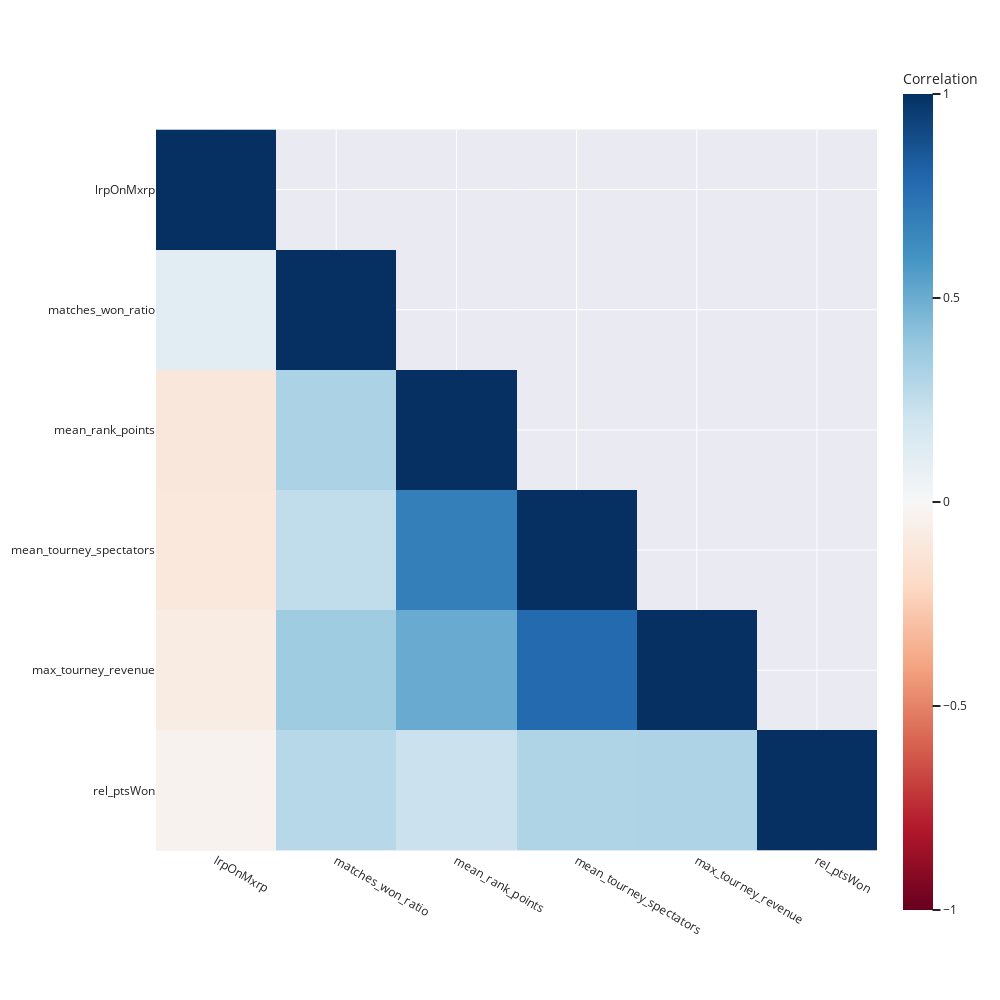

Here is the notebook cell this chart was saved with:
### Markdown cell above
The idea is to drop all the features that have more than `70%` of correlation

### Code cell
feautures = ['lrpOnMxrp', 'matches_won_ratio', 'mean_rank_points', 'mean_tourney_spectators', 'max_tourney_revenue', 'rel_ptsWon']
df_selected = df_players[feautures].reset_index(drop=True)

corr_threshold = 0.7
correlation = df_selected.corr(method="pearson") #.abs()
correlation = correlation.where(np.tril(np.ones(correlation.shape)).astype(bool)) # remove upper triangle

px.imshow(correlation, labels=dict(color="Correlation"), color_continuous_scale=px.colors.diverging.RdBu, zmin=-1, zmax=1, width=1000, height=1000).show()

correlation = correlation.unstack().drop(labels=get_redundant_pairs(correlation)).sort_values(ascending=False).drop_duplicates()
print(f"These are {len(correlation[(correlation>=corr_threshold) | (correlation<=-corr_threshold)])} pairs whose correlation is bigger/small than ±{corr_threshold*100}%:")
correlation[(correlation>=corr_threshold) | (correlation<=-corr_threshold)]

### Figure 1 — Plotly figure (JSON) as saved in the notebook; plotly's stock layout.template omitted (floating-point values rounded to 4 significant figures)
{"data": [{"coloraxis": "coloraxis", "hovertemplate": "x: %{x}<br>y: %{y}<br>Correlation: %{z}<extra></extra>", "name": "0", "type": "heatmap", "x": ["lrpOnMxrp", "matches_won_ratio", "mean_rank_points", "mean_tourney_spectators", "max_tourney_revenue", "rel_ptsWon"], "xaxis": "x", "y": ["lrpOnMxrp", "matches_won_ratio", "mean_rank_points", "mean_tourney_spectators", "max_tourney_revenue", "rel_ptsWon"], "yaxis": "y", "z": [[1, null, null, null, null, null], [0.1137, 1, null, null, null, null], [-0.1154, 0.3168, 1, null, null, null], [-0.109, 0.2514, 0.6895, 1, null, null], [-0.08202, 0.355, 0.5049, 0.7835, 1, null], [-0.03826, 0.2832, 0.2177, 0.3077, 0.3118, 1]]}], "layout": {"coloraxis": {"cmax": 1, "cmin": -1, "colorbar": {"title": {"text": "Correlation"}}, "colorscale": [[0, "rgb(103,0,31)"], [0.1, "rgb(178,24,43)"], [0.2, "rgb(214,96,77)"], [0.3, "rgb(244,165,130)"], [0.4, "rgb(253,219,199)"], [0.5, "rgb(247,247,247)"], [0.6, "rgb(209,229,240)"], [0.7, "rgb(146,197,222)"], [0.8, "rgb(67,147,195)"], [0.9, "rgb(33,102,172)"], [1, "rgb(5,48,97)"]]}, "height": 1000, "margin": {"t": 60}, "width": 1000, "xaxis": {"anchor": "y", "constrain": "domain", "domain": [0, 1], "scaleanchor": "y"}, "yaxis": {"anchor": "x", "autorange": "reversed", "constrain": "domain", "domain": [0, 1]}}}
